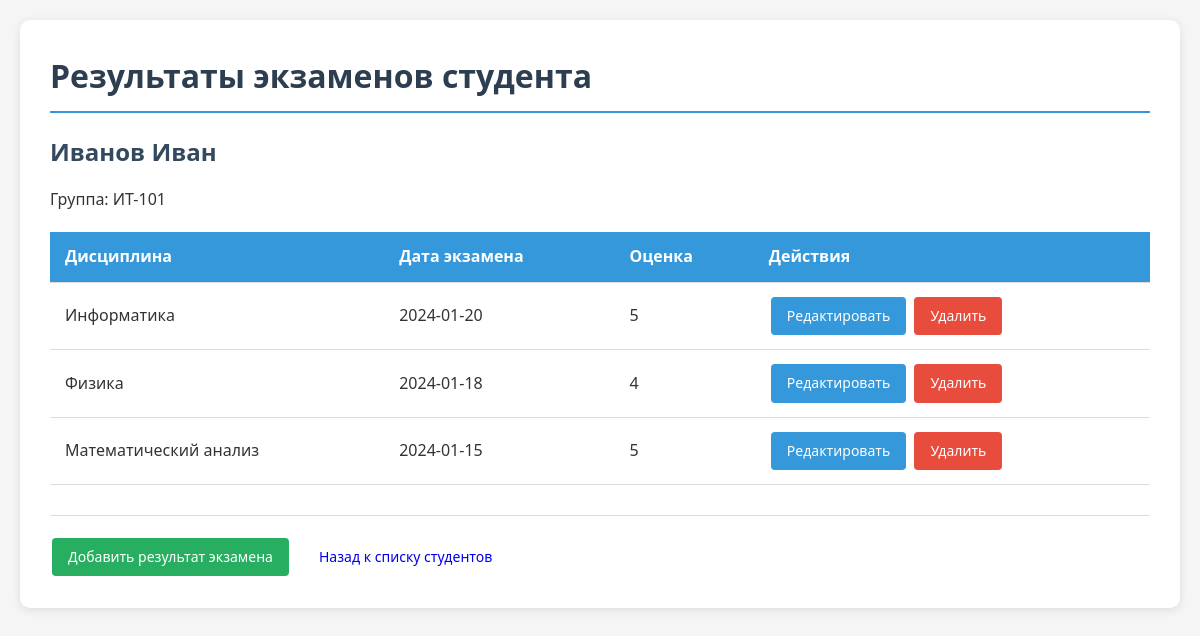
The app's page /exams.php?student_id=1 with its own data.
### tables this page shows
CREATE TABLE students (
    id INTEGER PRIMARY KEY AUTOINCREMENT,
    last_name TEXT NOT NULL,
    first_name TEXT NOT NULL,
    middle_name TEXT,
    group_id INTEGER NOT NULL,
    gender TEXT CHECK(gender IN ('М', 'Ж')),
    birth_date DATE,
    FOREIGN KEY (group_id) REFERENCES groups(id) ON DELETE RESTRICT
);

CREATE TABLE groups (
    id INTEGER PRIMARY KEY AUTOINCREMENT,
    group_number TEXT NOT NULL UNIQUE
);

CREATE TABLE exams (
    id INTEGER PRIMARY KEY AUTOINCREMENT,
    student_id INTEGER NOT NULL,
    subject_id INTEGER NOT NULL,
    exam_date DATE NOT NULL,
    grade INTEGER CHECK(grade BETWEEN 2 AND 5),
    FOREIGN KEY (student_id) REFERENCES students(id) ON DELETE CASCADE,
    FOREIGN KEY (subject_id) REFERENCES subjects(id) ON DELETE RESTRICT
);

CREATE TABLE subjects (
    id INTEGER PRIMARY KEY AUTOINCREMENT,
    subject_name TEXT NOT NULL UNIQUE,
    course_year INTEGER CHECK(course_year BETWEEN 1 AND 6)
);

### includes/functions.php (called while the page is built, shortened)
<?php
function getStudent($db, $id) {
    $stmt = $db->prepare('SELECT s.*, g.group_number FROM students s
                         JOIN groups g ON s.group_id = g.id WHERE s.id = ?');
    $stmt->execute([$id]);
    return $stmt->fetch(PDO::FETCH_ASSOC);
}
function getStudentExams($db, $student_id) {
    $stmt = $db->prepare('SELECT e.*, s.subject_name
                         FROM exams e
                         JOIN subjects s ON e.subject_id = s.id
                         WHERE e.student_id = ?
                         ORDER BY e.exam_date DESC');
    $stmt->execute([$student_id]);
    return $stmt->fetchAll(PDO::FETCH_ASSOC);
}
?>

### public/exams.php (the view, shortened to what this page needs)
<?php
require_once '../includes/db.php';
require_once '../includes/functions.php';
$db = getDB();
$student_id = $_GET['student_id'];
$student = getStudent($db, $student_id);
$exams = getStudentExams($db, $student_id);
?>
<!DOCTYPE html>
<html lang="ru">
<head>
    <link rel="stylesheet" href="styles.css">
</head>
<body>
    <div class="container">
        <h1>Результаты экзаменов студента</h1>
        <h2><?= htmlspecialchars($student['last_name'] . ' ' . $student['first_name']) ?></h2>
        <p>Группа: <?= htmlspecialchars($student['group_number']) ?></p>
        <table>
            <thead>
                <tr>
                    <th>Дисциплина</th>
                    <th>Дата экзамена</th>
                    <th>Оценка</th>
                    <th>Действия</th>
                </tr>
            </thead>
            <tbody>
                <?php if (empty($exams)): ?>
                    <tr>
                        <td colspan="4" class="text-center">Нет данных</td>
                    </tr>
                <?php else: ?>
                    <?php foreach ($exams as $exam): ?>
                    <tr>
                        <td><?= htmlspecialchars($exam['subject_name']) ?></td>
                        <td><?= $exam['exam_date'] ?></td>
                        <td><?= $exam['grade'] ?></td>
                        <td class="actions">
                            <a href="exam_form.php?id=<?= $exam['id'] ?>" class="btn edit">Редактировать</a>
                            <a href="exam_delete.php?id=<?= $exam['id'] ?>" class="btn delete"
                               onclick="return confirm('Удалить запись?')">Удалить</a>
                        </td>
                    </tr>
                    <?php endforeach; ?>
                <?php endif; ?>
            </tbody>
        </table>
        <div class="footer">
            <a href="exam_form.php?student_id=<?= $student_id ?>" class="btn add">Добавить результат экзамена</a>
            <a href="index.php" class="btn">Назад к списку студентов</a>
        </div>
    </div>
</body>
</html>

### public/styles.css (style rules this page uses)
* { margin: 0; padding: 0; box-sizing: border-box; }
body { font-family: 'Segoe UI', Tahoma, Geneva, Verdana, sans-serif; line-height: 1.6; color: #333; background-color: #f5f5f5; padding: 20px; }
.container { max-width: 1200px; margin: 0 auto; background: white; padding: 30px; border-radius: 10px; box-shadow: 0 2px 10px rgba(0,0,0,0.1); }
h1 { color: #2c3e50; margin-bottom: 20px; padding-bottom: 10px; border-bottom: 2px solid #3498db; }
h2 { color: #34495e; margin-bottom: 15px; }
table { width: 100%; border-collapse: collapse; margin: 20px 0; }
th, td { padding: 12px 15px; text-align: left; border-bottom: 1px solid #ddd; }
th { background-color: #3498db; color: white; font-weight: 600; }
.btn { display: inline-block; padding: 8px 16px; text-decoration: none; border-radius: 4px; font-weight: 500; cursor: pointer; transition: all 0.3s ease; border: none; font-size: 14px; margin: 2px; }
.btn.add { background-color: #27ae60; color: white; }
.btn.edit { background-color: #3498db; color: white; }
.btn.delete { background-color: #e74c3c; color: white; }
.actions { white-space: nowrap; }
.footer { margin-top: 30px; padding-top: 20px; border-top: 1px solid #ddd; display: flex; gap: 10px; }

### records on screen
students: last_name+first_name "Иванов Иван", group.group_number "ИТ-101"
exams: subject.subject_name "Информатика", exam_date "2024-01-20", grade "5"
exams: subject.subject_name "Физика", exam_date "2024-01-18", grade "4"
exams: subject.subject_name "Математический анализ", exam_date "2024-01-15", grade "5"
